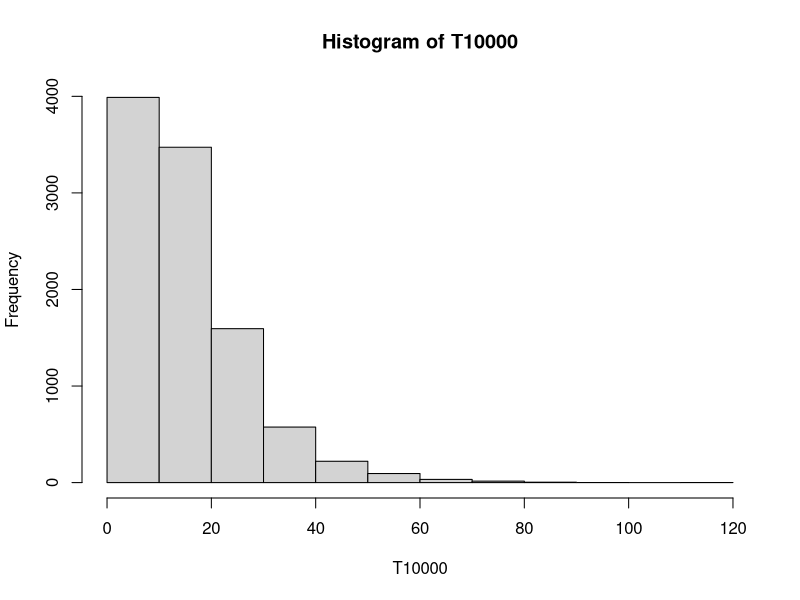
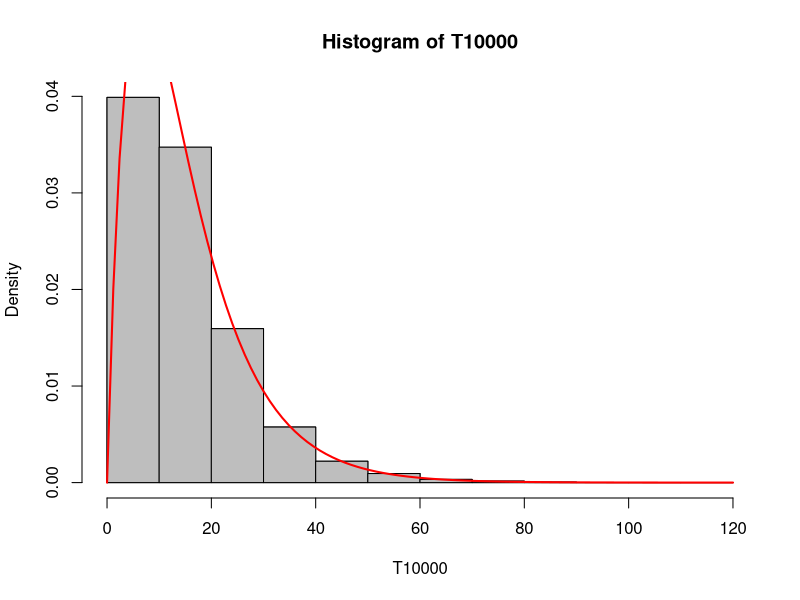
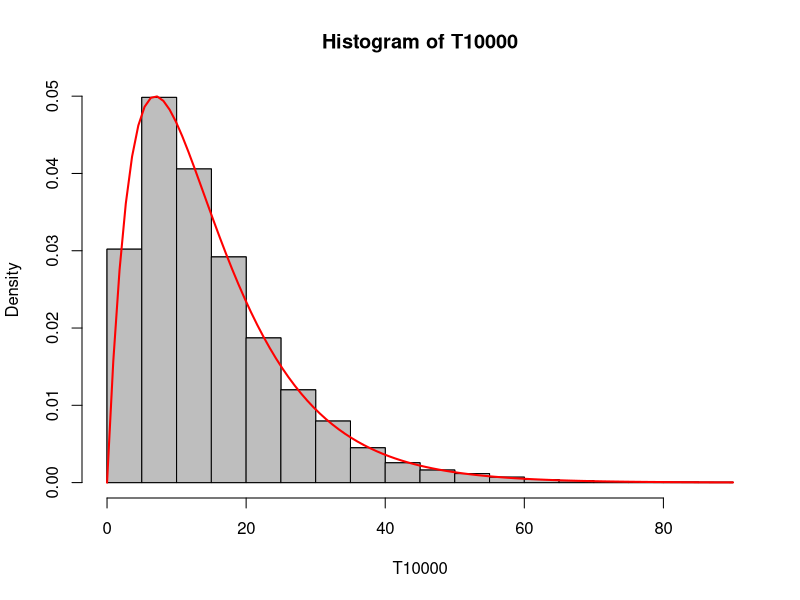
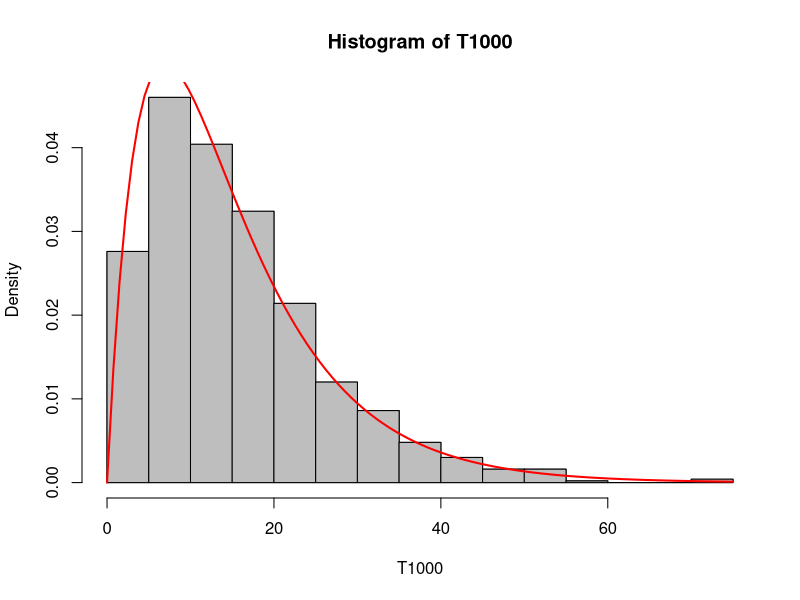
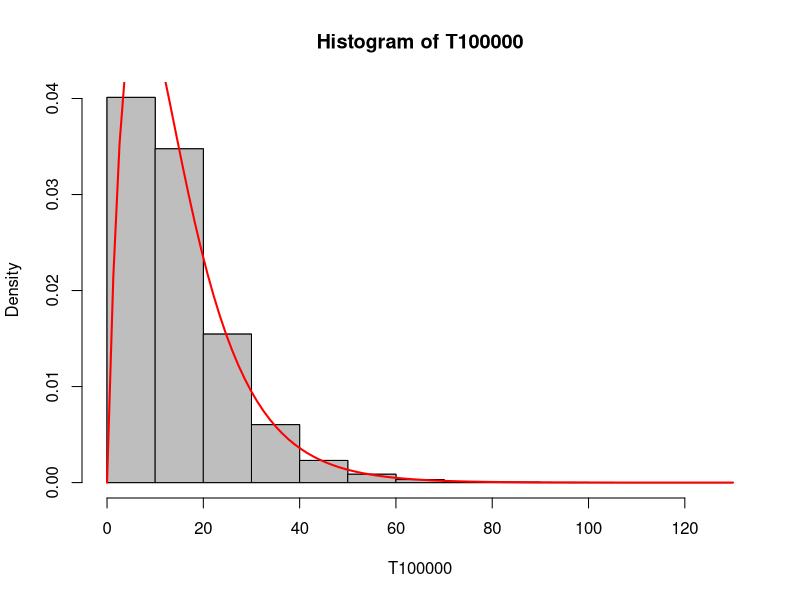

R code for these plots, in order:
Xa <- rexp(1,0.1)
Xa
Xb <- rexp(1,0.1)
Xb

Tsim <- max(rexp(1,0.1),rexp(1,0.1))
Tsim

T10000 <- replicate(10000, max(rexp(1,0.1),rexp(1,0.1)))
T10000

hist(T10000)

hist(T10000, prob=TRUE, col = "gray")
hist(T10000, prob=TRUE,col = "gray", add=TRUE)
f <- function(t){0.2*exp(-0.1*t)-0.2*exp(-0.2*t)}
curve(f,add=TRUE,col="red", lwd=2) 

mean(T10000)

Tmean <- mean(T10000)
Tmean
P15 <- 1-pexp(15, rate=1/Tmean)
P15


T10000 <- replicate(10000, max(rexp(1,0.1),rexp(1,0.1)))
hist(T10000, prob=TRUE, col = "gray")
hist(T10000, prob=TRUE,col = "gray", add=TRUE)
f <- function(t){0.2*exp(-0.1*t)-0.2*exp(-0.2*t)}
curve(f,add=TRUE,col="red", lwd=2) 
Tmean <- mean(T10000)
Tmean
P15 <- 1-pexp(15, rate=1/Tmean)
P15

T1000 <- replicate(1000, max(rexp(1,0.1),rexp(1,0.1)))
hist(T1000, prob=TRUE, col = "gray")
hist(T1000, prob=TRUE,col = "gray", add=TRUE)
f <- function(t){0.2*exp(-0.1*t)-0.2*exp(-0.2*t)}
curve(f,add=TRUE,col="red", lwd=2) 
Tmean <- mean(T1000)
Tmean
P15 <- 1-pexp(15, rate=1/Tmean)
P15

T100000 <- replicate(100000, max(rexp(1,0.1),rexp(1,0.1)))
hist(T100000, prob=TRUE, col = "gray")
hist(T100000, prob=TRUE,col = "gray", add=TRUE)
f <- function(t){0.2*exp(-0.1*t)-0.2*exp(-0.2*t)}
curve(f,add=TRUE,col="red", lwd=2) 
Tmean <- mean(T100000)
Tmean
P15 <- 1-pexp(15, rate=1/Tmean)


xpoints <- runif(10000, 0, 1)
ypoints <- runif(10000, 0, 1)
fallsin <- (xpoints-0.5)^2 + (ypoints-0.5)^2 <= (0.5)^2
estpi <- (sum(fallsin)/10000)*4
estpi